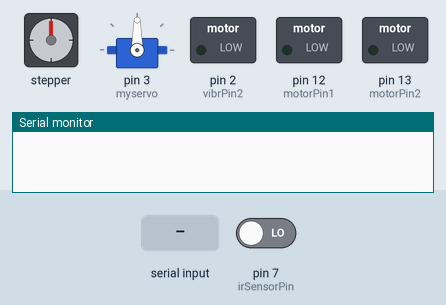
Bench run of a sketch on a simulated Arduino Uno, built with avr-gcc and run on an emulated ATmega328P. On the bench: stepper motor, servo, switched loads named in the sketch (green lamp = pin HIGH), the last lines printed to the serial monitor. Wiring (inferred from the names in the program): stepper motor (2048 steps per turn assumed): coils pin 8, pin 9, pin 10, pin 11. The inputs (shaded band) are chosen by the test bench; at power-on: pin 7 (irSensorPin) LOW.

Above: at 1.2 s.
1.3 s: "VibrPin2:,45\n" received over Serial
At 2.5 s:
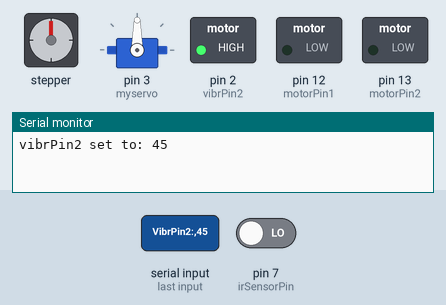
2.8 s: "SERVO:\n" received over Serial
At 3.4 s:
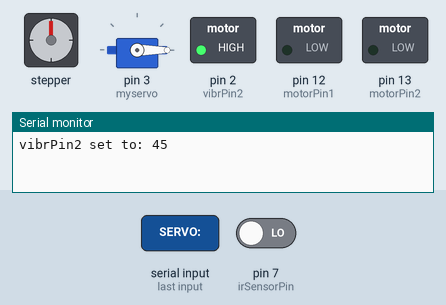
4.3 s: "VibrPin2:\n" received over Serial
At 4.7 s:
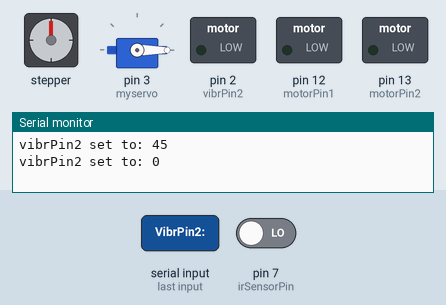
7.6 s: "SERVO:90\n" received over Serial
At 8.4 s:
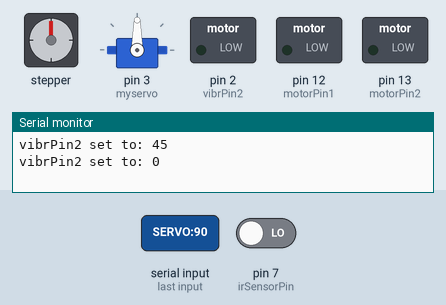
9.1 s: "SERVO:,45\n" received over Serial
At 9.5 s:
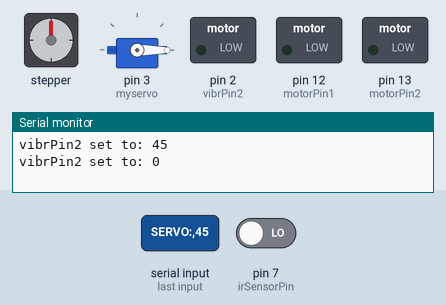
Timing chart, 0 to 11.6 s (numbered marks = the images above; inputs shaded):
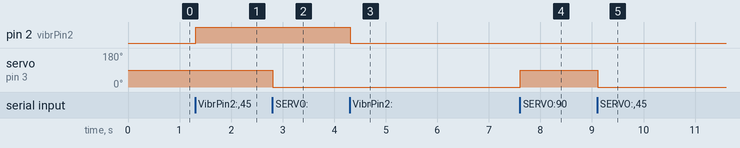

Measured:
- after the input at 1.3 s, pin 2 (vibrPin2): LOW → HIGH at once
- after the input at 2.8 s, servo on pin 3 (myservo): 90° → 0° at once
- after the input at 4.3 s, pin 2 (vibrPin2): HIGH → LOW at once
- after the input at 7.6 s, servo on pin 3 (myservo): 0° → 90° at once
- after the input at 9.1 s, servo on pin 3 (myservo): 90° → 0° at once

The sketch:

Full-Arduino_code.ino
```cpp
#include <Stepper.h>
#include <Servo.h>

Servo myservo;
int pos = 0;

const int stepsPerRevolution = 2048; // 28BYJ motor má 2048 krokov na otočenie
// Stepper myStepper(stepsPerRevolution, 3, 5, 4, 6);

const int motorPin1 = 12;
const int motorPin2 = 13;

const int vibrPin1= 1;
const int vibrPin2 = 2;

const int irSensorPin = 7;
const int vibrators[] = {8, 9, 10, 11};

int itemCount = 0;
bool lastSensorState = LOW;

void setup() {
  myservo.attach(3);
  pinMode(motorPin1, OUTPUT);
  pinMode(motorPin2, OUTPUT);
  pinMode(vibrPin1, OUTPUT);
  pinMode(vibrPin2, OUTPUT);

  digitalWrite(motorPin2, LOW);
  analogWrite(motorPin2, 0);
  digitalWrite(vibrPin1, LOW);
  digitalWrite(vibrPin2, LOW);

  // myStepper.setSpeed(10);
  itemCount--;

  pinMode(irSensorPin, INPUT);
  for (int i = 0; i < 4; i++) {
    pinMode(vibrators[i], OUTPUT);
    digitalWrite(vibrators[i], LOW);
  }

  Serial.begin(9600);
}

void loop() {
  // Čítanie sériových dát
  if (Serial.available() > 0) {
    String command = Serial.readStringUntil('\n');

    if (command.startsWith("TURN:")) {
      int degrees = command.substring(5).toInt();
      int steps = (stepsPerRevolution / 360) * degrees;
      // myStepper.step(steps);
      Serial.println("Stepper moved: " + String(degrees) + " degrees.");
    }

    if (command.startsWith("MOTORPIN2:")) {
      int state = command.substring(10).toInt();
      analogWrite(motorPin2, state);
      Serial.println("MotorPin2 set to: " + String(state));
    }

    if (command.startsWith("VIBRATE:")) {
      int index = command.substring(8).toInt();
      if (index >= 0 && index < 4) {
        digitalWrite(vibrators[index], !digitalRead(vibrators[index]));
        Serial.println("Vibrator " + String(index) + " toggled.");
      }
    }
    if (command.startsWith("VibrPin2:")) {
      int state1 = command.substring(10).toInt();
      digitalWrite(vibrPin2, state1);
      Serial.println("vibrPin2 set to: " + String(state1));
      }
    if (command.startsWith("SERVO:")) {
      int pos = command.substring(6).toInt();
      myservo.write(pos);
      delay(15);
    }
    }
  bool sensorState = digitalRead(irSensorPin);
  if (sensorState == HIGH && lastSensorState == LOW) {
    itemCount++;
    delay(350);
    Serial.println("Item count: " + String(itemCount));
  }
  lastSensorState = sensorState;
}
```
